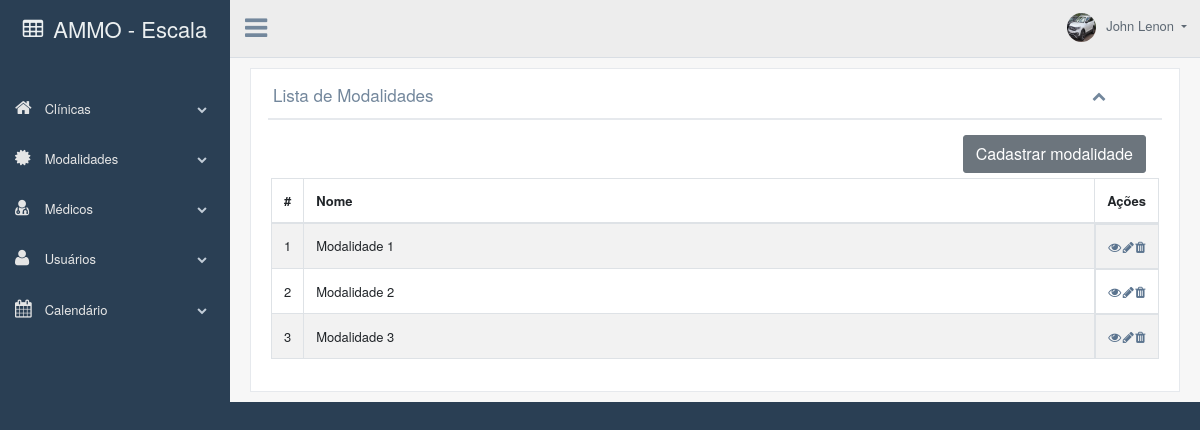
The app's page /listaModalidades.php (signed in) with its own data.
### tables this page shows
CREATE TABLE `modalidades` (
  `id` int(11) NOT NULL,
  `nome` varchar(255) NOT NULL
);

### listaModalidades.php (the view, shortened to what this page needs)
<!DOCTYPE html>
<html lang="pt-br">
<head>
    <?php include("links.php"); ?>
</head>
<body class="nav-md">
    <div class="container body">
        <div class="main_container">
            <div class="col-md-3 left_col">
                <div class="left_col scroll-view">
                    <?php include("estrutura/barra_lateral.php"); ?>
                </div>
            </div>
            <?php include("estrutura/cabecalho.php"); ?>
            <div class="right_col" role="main">
                <div class="row">
                    <div class="col-md-12 col-sm-12">
                        <div class="x_panel">
                            <div class="x_title">
                                <h2>Lista de Modalidades</h2>
                                <ul class="nav navbar-right panel_toolbox">
                                    <li><a class="collapse-link"><i class="fa fa-chevron-up"></i></a>
                                    </li>
                                </ul>
                                <div class="clearfix"></div>
                            </div>
                            <div class="x_content">
                                <div class="d-flex justify-content-end mr-2"><a href="cadastroModalidades.php" class='btn btn-secondary'>Cadastrar modalidade</a></div>
                                <div class="card-box table-responsive">
                                    <table id="datatable-responsive" class="table table-striped table-bordered dt-responsive nowrap compact" cellspacing="0" width="100%">
                                        <thead>
                                            <tr>
                                                <th style="width: 0px">#</th>
                                                <th>Nome</th>
                                                <th style="width: 0px">Ações</th>
                                            </tr>
                                        </thead>
                                        <tbody>
                                            <?php
                                            $modalidades = $mysqli->query("SELECT * FROM modalidades");
                                            $i = 0;
                                            foreach ($modalidades as $modalidades) :
                                            ?>
                                                <tr>
                                                    <td class="align-middle" scope="row"><?php echo ++$i; ?></td>
                                                    <td class="align-middle"><?php echo $modalidades['nome']; ?></td>
                                                    <td class="align-middle d-flex justify-content-between">
                                                        <form style="margin: 0px;" action="detalhesModalidades.php?id=<?php echo $modalidades['id'] ?>" method="POST">
                                                            <a href="javascript:void(0);" onclick="submitForm(this);" class="fa fa-eye" style="border:none; background-color:transparent;"></a>
                                                        </form>
                                                        <div>
                                                            <a href="editarCadastros.php?modalidade=<?php echo $modalidades['id'] ?>" class='fa fa-pencil'></a>
                                                        </div>
                                                        <div>
                                                            <a href="javascript:void(0);" id="<?php echo $modalidades['id'] ?>" onclick="encaminharId(this)" data-toggle="modal" data-target=".bs-example-modal-lg" class='fa fa-trash'></a>
                                                        </div>
                                                    </td>
                                                </tr>
                                            <?php
                                            endforeach;
                                            ?>
                                        </tbody>
                                    </table>
                                </div>
                            </div>
                        </div>
                    </div>
                </div>
            </div>
        </div>
    </div>
</body>
</html>

### records on screen
modalidades: nome "Modalidade 1"
modalidades: nome "Modalidade 2"
modalidades: nome "Modalidade 3"

### other values on screen
$_SESSION['nome'] "John Lenon"
